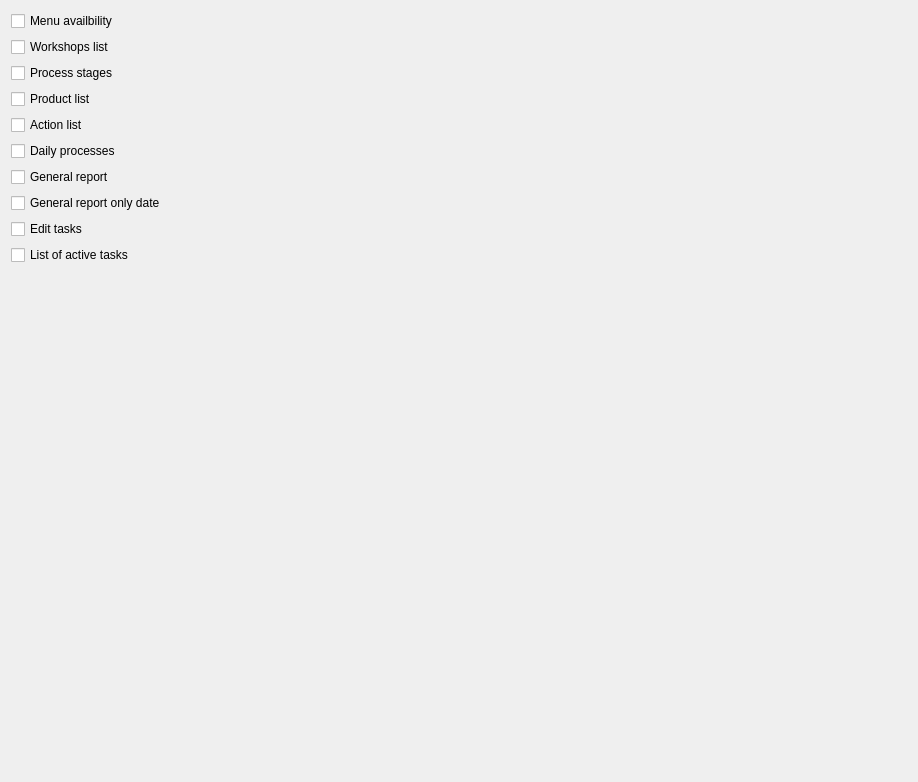
         <widget class="QWidget" name="scrollAreaWidgetContents_2">
          <property name="geometry">
           <rect>
            <x>0</x>
            <y>0</y>
            <width>918</width>
            <height>782</height>
           </rect>
          </property>
          <layout class="QVBoxLayout" name="verticalLayout_5">
           <item>
            <widget class="C5CheckBox" name="chManufactureAvailbility">
             <property name="text">
              <string>Menu availbility</string>
             </property>
             <property name="Tag" stdset="0">
              <number>1000</number>
             </property>
            </widget>
           </item>
           <item>
            <widget class="C5CheckBox" name="checkBox_108">
             <property name="text">
              <string>Workshops list</string>
             </property>
             <property name="Tag" stdset="0">
              <number>1006</number>
             </property>
            </widget>
           </item>
           <item>
            <widget class="C5CheckBox" name="checkBox_109">
             <property name="text">
              <string>Process stages</string>
             </property>
             <property name="Tag" stdset="0">
              <number>1007</number>
             </property>
            </widget>
           </item>
           <item>
            <widget class="C5CheckBox" name="checkBox_100">
             <property name="text">
              <string>Product list</string>
             </property>
             <property name="Tag" stdset="0">
              <number>1003</number>
             </property>
            </widget>
           </item>
           <item>
            <widget class="C5CheckBox" name="checkBox_98">
             <property name="text">
              <string>Action list</string>
             </property>
             <property name="Tag" stdset="0">
              <number>1001</number>
             </property>
            </widget>
           </item>
           <item>
            <widget class="C5CheckBox" name="checkBox_99">
             <property name="text">
              <string>Daily processes</string>
             </property>
             <property name="Tag" stdset="0">
              <number>1002</number>
             </property>
            </widget>
           </item>
           <item>
            <widget class="C5CheckBox" name="checkBox_101">
             <property name="text">
              <string>General report</string>
             </property>
             <property name="Tag" stdset="0">
              <number>1004</number>
             </property>
            </widget>
           </item>
           <item>
            <widget class="C5CheckBox" name="checkBox_107">
             <property name="text">
              <string>General report only date</string>
             </property>
             <property name="Tag" stdset="0">
              <number>1005</number>
             </property>
            </widget>
           </item>
           <item>
            <widget class="C5CheckBox" name="checkBox_111">
             <property name="text">
              <string>Edit tasks</string>
             </property>
             <property name="Tag" stdset="0">
              <number>1009</number>
             </property>
            </widget>
           </item>
           <item>
            <widget class="C5CheckBox" name="checkBox_110">
             <property name="text">
              <string>List of active tasks</string>
             </property>
             <property name="Tag" stdset="0">
              <number>1008</number>
             </property>
            </widget>
           </item>
           <item>
            <spacer name="verticalSpacer_3">
             <property name="orientation">
              <enum>Qt::Orientation::Vertical</enum>
             </property>
             <property name="sizeHint" stdset="0">
              <size>
               <width>20</width>
               <height>542</height>
              </size>
             </property>
            </spacer>
           </item>
          </layout>
         </widget>
